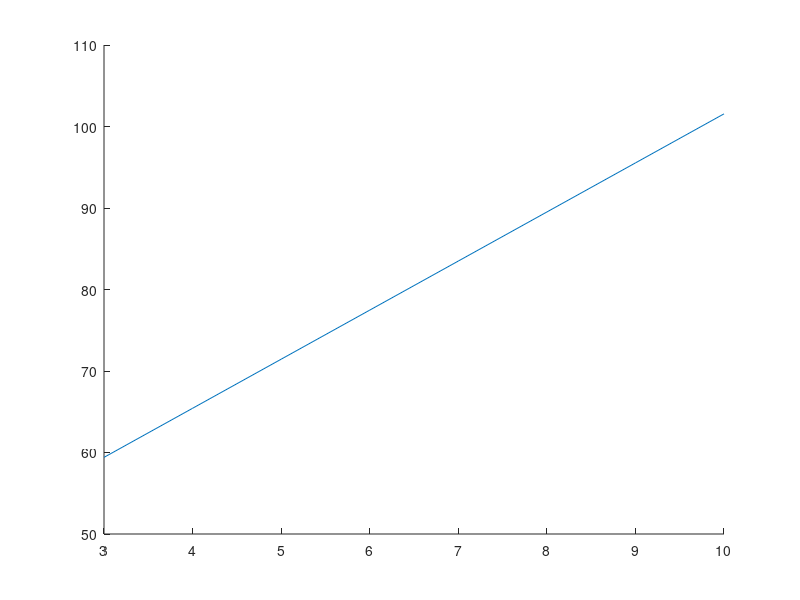

Here is the MATLAB script that generated this plot:
% simple implementation of IIR LPF filter after discretization using
% bilinear transformation (refer to Discretizaiton.m file)

%close all
clear
sampling_freq = 10000;
cutoff_freq = 100;
wo = 2*pi*cutoff_freq;
Ts = 1/sampling_freq;
Simulation_sampling_freq = 1e6;
SimTs=1/Simulation_sampling_freq;
Tmax = 1;

tsim = 0:SimTs:Tmax-SimTs;
tsam = 0:Ts:Tmax-Ts;
fsim= -Simulation_sampling_freq/2:1/Tmax:Simulation_sampling_freq/2-1/Tmax;
fsam = -sampling_freq/2:1/Tmax:sampling_freq/2 - 1/Tmax;

numOfBits_in = 8;
binPoint_in = 3;
vect_len = length(tsam);
% generating the input vector (uniform distribution)
vect_in = floor(rand([1 vect_len])*(2^numOfBits_in))/(2^binPoint_in);

y_coeff = 0.5;
x_coeff = 2;

%floating point operations
y_fl = zeros([1 vect_len]);
y_fl(1) = x_coeff*vect_in(1);
for i = 1:vect_len-1
    y_fl(i+1) = y_coeff*y_fl(i) + x_coeff*vect_in(i+1);
end
y_fl_power = y_fl.^2;
y_fl_power_avg = sum(y_fl_power)/vect_len;

% we decided that the integral part is 7 bits so now we need to decide the
% fracional part (x)
SQNR = zeros([1 10-3+1])
for x = 3:10
    y_fx = zeros([1 vect_len]);
    y_fx(1) = x_coeff*vect_in(1);
    for i = 1:vect_len-1
        y_temp = y_coeff*y_fx(i) + x_coeff*vect_in(i+1);
        % round for x
        %y_temp = round(y_temp * 2^x);
        y_temp = floor(y_temp * 2^x);
        y_fx(i+1) = y_temp/(2^x);
    end
    fx_error_power = (y_fl-y_fx).^2;
    fx_error_power_avg = sum(fx_error_power)/vect_len;
    SQNR(x-2) = pow2db(y_fl_power_avg/fx_error_power_avg);
end
x = 3:10;
%figure;
hold on;
plot(x, SQNR);
